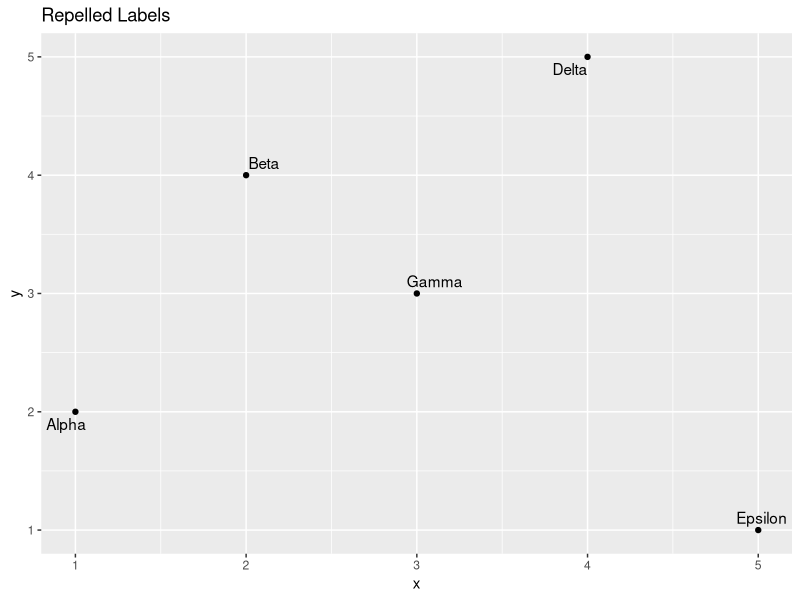
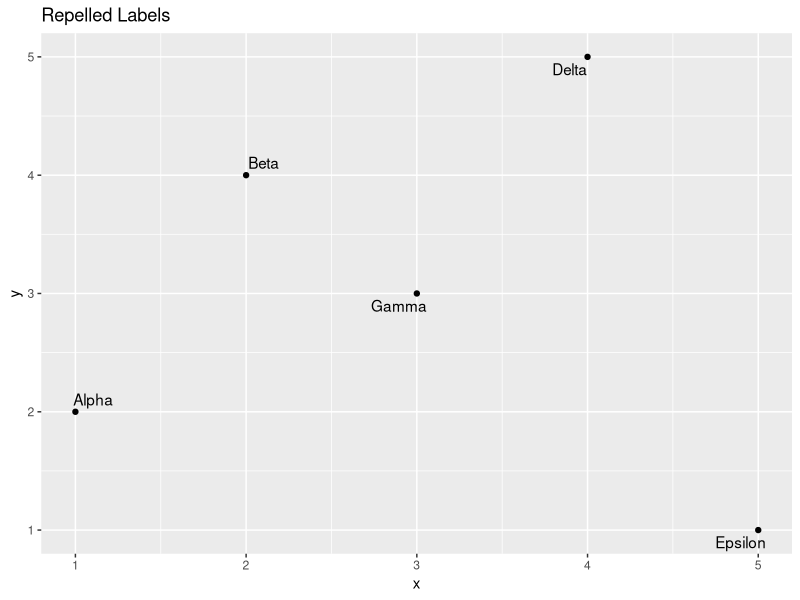

Source code (R) for these figures, in order:
library(ggplot2)
library(ggrepel)
df <- data.frame(x=c(1,2,3,4,5), y=c(2,4,3,5,1),
                 name=c('Alpha','Beta','Gamma','Delta','Epsilon'))
ggplot(df, aes(x=x, y=y, label=name)) +
  geom_point() +
  geom_text_repel() +
  labs(title='Repelled Labels')
ggsave('17_repel_labels.png', width=5, height=4)
